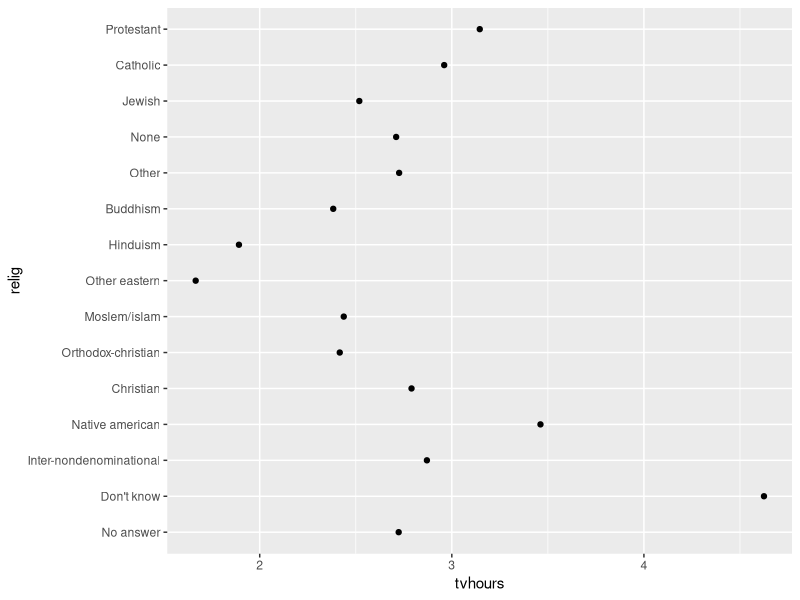
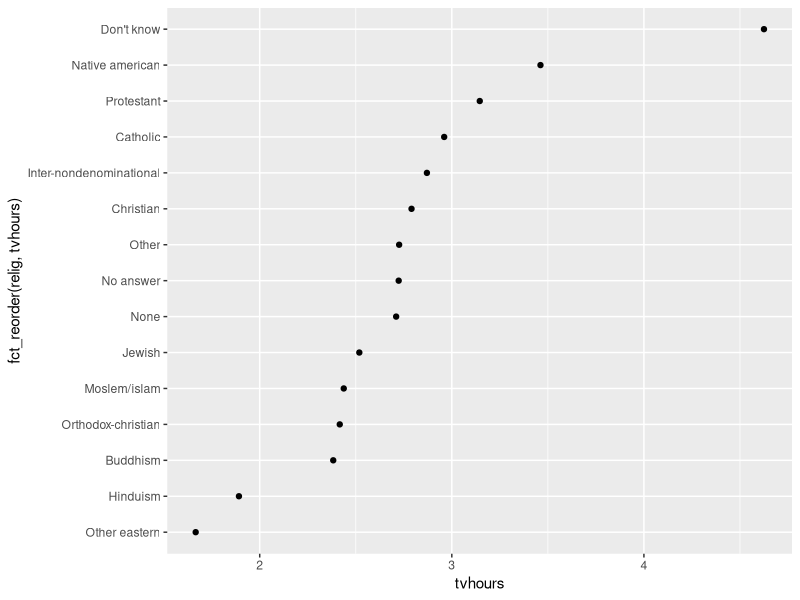
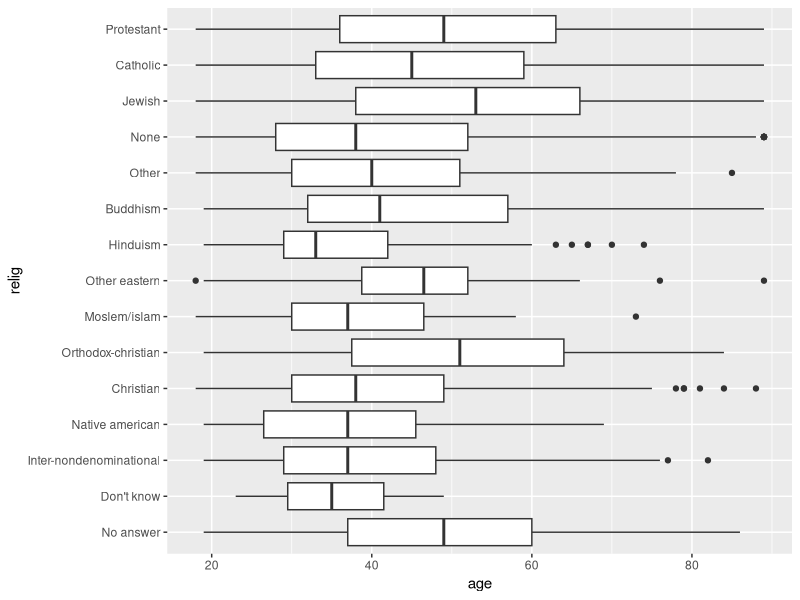

The R script that drew these images, in order: (Note: this script raises an error after producing the figures.)
library(dplyr)
library(ggplot2)
library(forcats)

# This exercise was lifted from the links in the last slide of the Lec10 slides.
# Today's data: a sample of categorical variables from the General Social survey
gss_cat



# Task 1: Change the values of a factor

# We see there are many levels to the religion variable
gss_cat %>%
  count(relig)

# Say we'd rather have the categories be abrahamic religions (judaism,
# christianity, islam) vs other. We can recode the variables using the
# fct_recode() function.
#
# Tip -I used: relig$relig %>% unique() %>% dput()
# to extract the names
gss_cat %>%
  mutate(relig = fct_recode(relig,
                            # New name = old name
                            "abrahamic" = "No answer",
                            "other" = "Don't know",
                            "other" = "Inter-nondenominational",
                            "other" = "Native american",
                            "abrahamic" = "Christian",
                            "abrahamic" = "Orthodox-christian",
                            "abrahamic" = "Moslem/islam",
                            "other" = "Other eastern",
                            "other" = "Hinduism",
                            "other" = "Buddhism",
                            "other" = "Other",
                            "other" = "None",
                            "abrahamic" = "Jewish",
                            "abrahamic" = "Catholic",
                            "abrahamic" = "Protestant",
                            "other" = "Not applicable"
  )) %>%
  count(relig)



# Task 2: Change ordering of factors in a plot

# Let's summarise age and hours of TV watching per religious group
relig <- gss_cat %>%
  group_by(relig) %>%
  summarise(
    age = mean(age, na.rm = TRUE),
    tvhours = mean(tvhours, na.rm = TRUE),
    n = n()
  )
relig

# A raw ggplot is in a super unhelpful order:
ggplot(data=relig, aes(x=tvhours, y=relig)) +
  geom_point()

# Let's reorder the factor variable, relig, by the numerical variable tvhours.
# Much easier to read. Note we could either
# -mutate() the relig variable in the relig data frame first, and then plot
# -or just reorder at plot time
ggplot(data=relig, aes(x=tvhours, y=fct_reorder(relig, tvhours))) +
  geom_point()

# Let's look at the median age for each religious group.
gss_cat %>%
  group_by(relig) %>%
  summarise(median=median(age)) %>%
  arrange(desc(median))

# Whoops, we forgot there are missing values, so let's na.rm them. IMPORTANT
# NOTE: We may be biasing our results by doing this! For example, say older
# people are much more reluctant to share their age, then by sweeping all NA's
# under the rug and treating the median at face value, we may be under-reporting
# the median age!
#
# But for sake of this exercise, let's just push forward. Lots of older hebrews
# and shebrews!
gss_cat %>%
  group_by(relig) %>%
  summarise(median=median(age, na.rm=TRUE)) %>%
  arrange(desc(median))

# A raw geom_boxplot is unsorted, which is a bit jarring
ggplot(data=gss_cat, aes(x=relig, y=age)) +
  geom_boxplot() +
  coord_flip()

# Let's look at the help file for fct_reorder
?fct_reorder

# So let's reorder the boxplots by median: fct_reorder(f=relig, x=age, fun=median)
ggplot(data=gss_cat, aes(x=fct_reorder(f=relig, x=age, fun=median), y=age)) +
  geom_boxplot() +
  coord_flip()

# Wait, why aren't the bars sorted? Recall there were missing values for age!
# The ... in the help file for fct_reorder correspond to extra arguments to whatever
# function you are using. So let's add the na.rm=TRUE
ggplot(data=gss_cat, aes(x=fct_reorder(f=relig, x=age, fun=median, na.rm=TRUE), y=age)) +
  geom_boxplot() +
  coord_flip()

# FANTASTIC!


